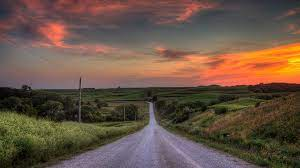
#> input picture down.jpeg, 300 x 168 px
$ python lesson12.py
#> lines starting #> are read from the running program, lines starting #| are printed output that depends on the picture; after the words box and inside, x2 and y2 are one past the last pixel; in counts of white or black regions, pixels touching at a corner belong together
import cv2
import numpy as np

img = cv2.imread('down.jpeg')
#> img is the input picture: shape (168, 300, 3); mean B, G, R 69.8, 84.4, 105.9

gray = cv2.cvtColor(img,cv2.COLOR_BGR2GRAY)
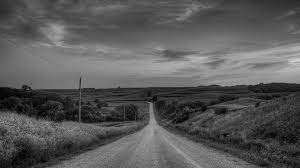
#> gray: shape (168, 300); min 0, max 211, mean 89.2
gray = np.float32(gray)

corners= cv2.goodFeaturesToTrack(gray,100,0.01,10)
#> corners = 100 rows, first 8: [149, 103], [81, 87], [27, 87], [37, 119], [82, 102], [75, 115], [119, 86], [227, 135]

corners = np.int0(corners)

for corner in corners:
    x,y = corner.ravel()
    cv2.circle(img,(x,y),3,255,-1)
#> this loop made 100 passes
#> (x, y) on passes 1 to 12: (149, 103), (81, 87), (27, 87), (37, 119), (82, 102), (75, 115), (119, 86), (227, 135), (124, 119), (255, 106), (284, 157), (5, 130)
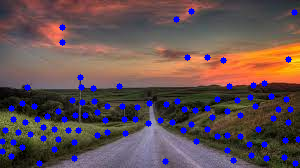
#> img: shape (168, 300, 3); 5.74% of pixels changed, all inside (x1, y1, x2, y2) = (0, 8, 300, 167)

cv2.imshow('corners',img)

$ run again, with img1.jpeg copied over down.jpeg
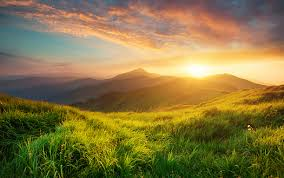
#> input picture img1.jpeg, 284 x 178 px
#> img is the input picture: shape (178, 284, 3); mean B, G, R 66.5, 117.9, 134.9
#> `gray = cv2.cvtColor(img,cv2.COLOR_BGR2GRAY)`:
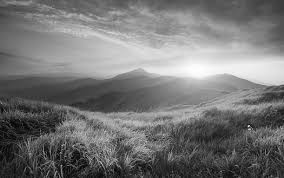
#> gray: shape (178, 284); min 1, max 254, mean 117.1
#> corners = 100 rows, first 8: [248, 126], [61, 165], [62, 145], [63, 122], [94, 157], [279, 127], [73, 145], [86, 150]
#> the loop `for corner in corners:` made 100 passes
#> after the loop `for corner in corners:`:
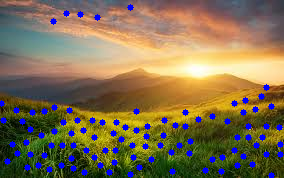
#> img: shape (178, 284, 3); 5.72% of pixels changed, all inside (x1, y1, x2, y2) = (0, 4, 284, 178)
